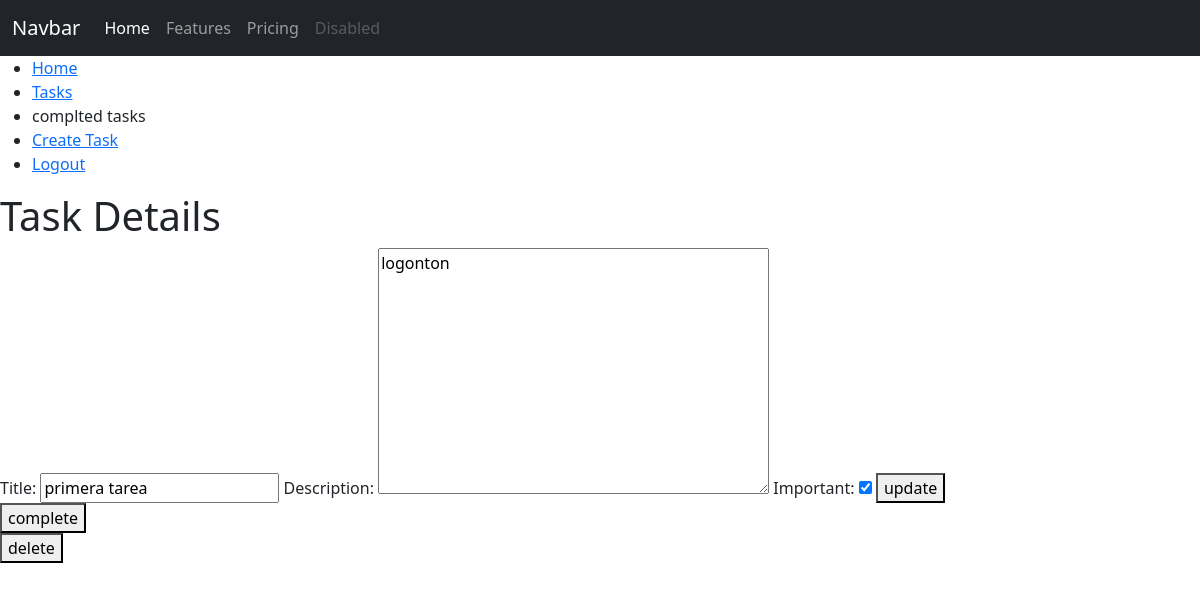
Screenshot of /task/1/ (signed in) with the database file from the repository.
### tasks/models.py (models this page shows, shortened)
class Task(models.Model):
    title = models.CharField(max_length=100)
    description = models.TextField(blank=True)
    created = models.DateTimeField(auto_now_add=True)
    datecomplete = models.DateTimeField(null=True)
    important = models.BooleanField(default=False)
    user = models.ForeignKey(User, on_delete=models.CASCADE)

### tasks/views.py (the view, shortened to what this page needs)
# urls.py: path('task/<int:task_id>/', views.task_detail, name='task_detail'),
def task_detail(request, task_id):
    if request.method == 'GET':
        task = get_object_or_404(Task, pk=task_id, user=request.user)
        form = TaskForm(instance=task)
        return render(request, 'task_detail.html', {'task': task, 'form': form})

### tasks/forms.py
class TaskForm(ModelForm):
    class Meta:
        model = Task
        fields = ['title', 'description', 'important']

### tasks/templates/task_detail.html (shortened to what this page needs)
{% extends 'base.html' %}
{% block content %}
<h1>Task Details</h1>
<form action="" method="post">
    {{form}}
    <button type="submit">update</button>
</form>
<form action="{% url 'complete_task' task.id%}" method="post">
    <button type="submit">
        complete
    </button>
</form>
<form action="{% url 'delete_task' task.id%}" method="post">
        <button type="submit">
            delete
        </button>
    </form>
{% endblock content %}

### rows the page displays
Task: title "primera tarea", description "logonton", important "☑"
